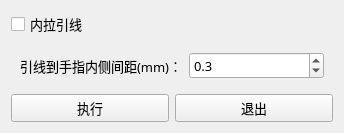
<?xml version="1.0" encoding="UTF-8"?>
<ui version="4.0">
 <class>Form</class>
 <widget class="QWidget" name="Form">
  <property name="geometry">
   <rect>
    <x>0</x>
    <y>0</y>
    <width>344</width>
    <height>127</height>
   </rect>
  </property>
  <property name="font">
   <font>
    <family>微软雅黑</family>
    <pointsize>10</pointsize>
   </font>
  </property>
  <property name="windowTitle">
   <string>添加金手指引线</string>
  </property>
  <layout class="QVBoxLayout" name="verticalLayout_3">
   <item>
    <widget class="QCheckBox" name="checkBox">
     <property name="text">
      <string>内拉引线</string>
     </property>
    </widget>
   </item>
   <item>
    <widget class="QStackedWidget" name="stackedWidget">
     <property name="currentIndex">
      <number>1</number>
     </property>
     <widget class="QWidget" name="page_3">
      <layout class="QVBoxLayout" name="verticalLayout">
       <item>
        <layout class="QHBoxLayout" name="horizontalLayout">
         <item>
          <widget class="QLabel" name="label">
           <property name="text">
            <string>引线超出profile距离(mm)：</string>
           </property>
          </widget>
         </item>
         <item>
          <widget class="QDoubleSpinBox" name="doubleSpinBox">
           <property name="decimals">
            <number>1</number>
           </property>
           <property name="stepType">
            <enum>QAbstractSpinBox::DefaultStepType</enum>
           </property>
           <property name="value">
            <double>1.400000000000000</double>
           </property>
          </widget>
         </item>
        </layout>
       </item>
      </layout>
     </widget>
     <widget class="QWidget" name="page_4">
      <layout class="QVBoxLayout" name="verticalLayout_2">
       <item>
        <layout class="QHBoxLayout" name="horizontalLayout_3">
         <item>
          <widget class="QLabel" name="label_2">
           <property name="text">
            <string>引线到手指内侧间距(mm)：</string>
           </property>
          </widget>
         </item>
         <item>
          <widget class="QDoubleSpinBox" name="doubleSpinBox_2">
           <property name="decimals">
            <number>1</number>
           </property>
           <property name="stepType">
            <enum>QAbstractSpinBox::DefaultStepType</enum>
           </property>
           <property name="value">
            <double>0.300000000000000</double>
           </property>
          </widget>
         </item>
        </layout>
       </item>
      </layout>
     </widget>
    </widget>
   </item>
   <item>
    <layout class="QHBoxLayout" name="horizontalLayout_2">
     <item>
      <widget class="QPushButton" name="pushButton_exec">
       <property name="cursor">
        <cursorShape>PointingHandCursor</cursorShape>
       </property>
       <property name="text">
        <string>执行</string>
       </property>
      </widget>
     </item>
     <item>
      <widget class="QPushButton" name="pushButton_exit">
       <property name="cursor">
        <cursorShape>PointingHandCursor</cursorShape>
       </property>
       <property name="text">
        <string>退出</string>
       </property>
      </widget>
     </item>
    </layout>
   </item>
  </layout>
 </widget>
 <resources/>
 <connections/>
</ui>
